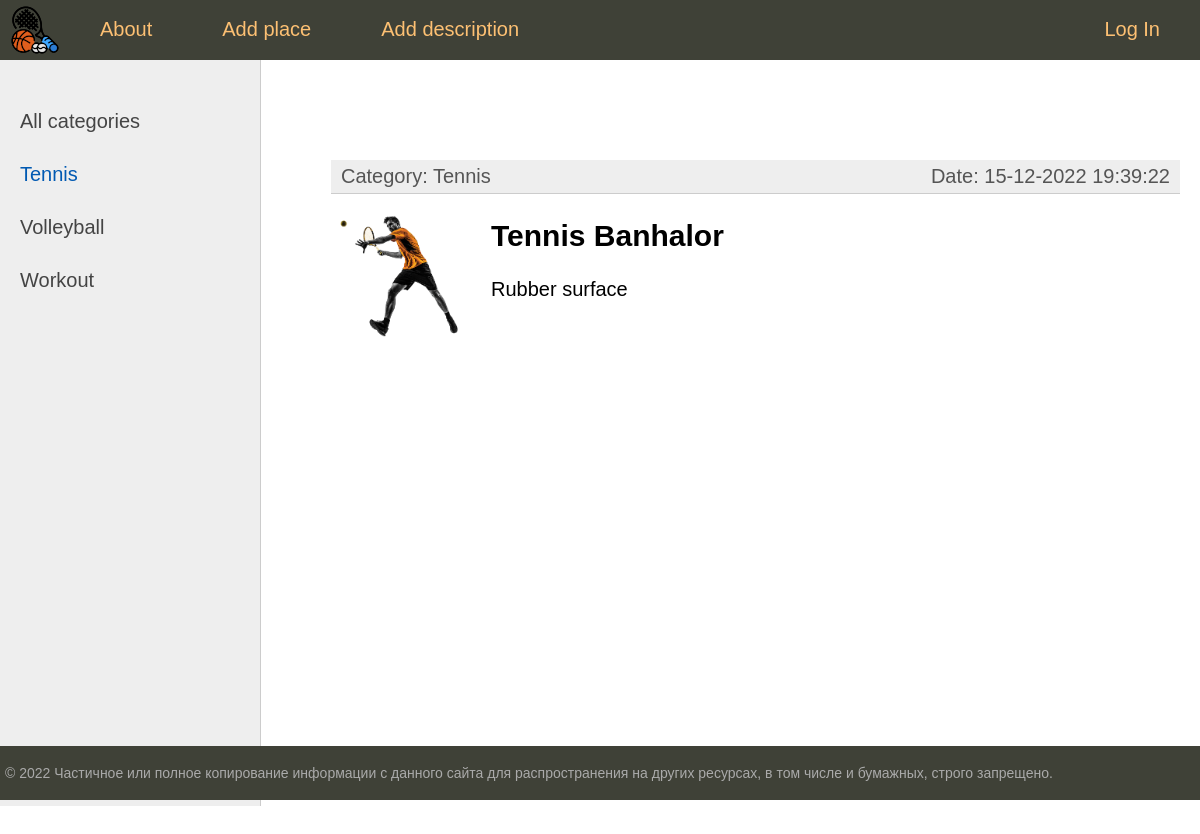
The app's page /place/tennis-banhalor/, older data.
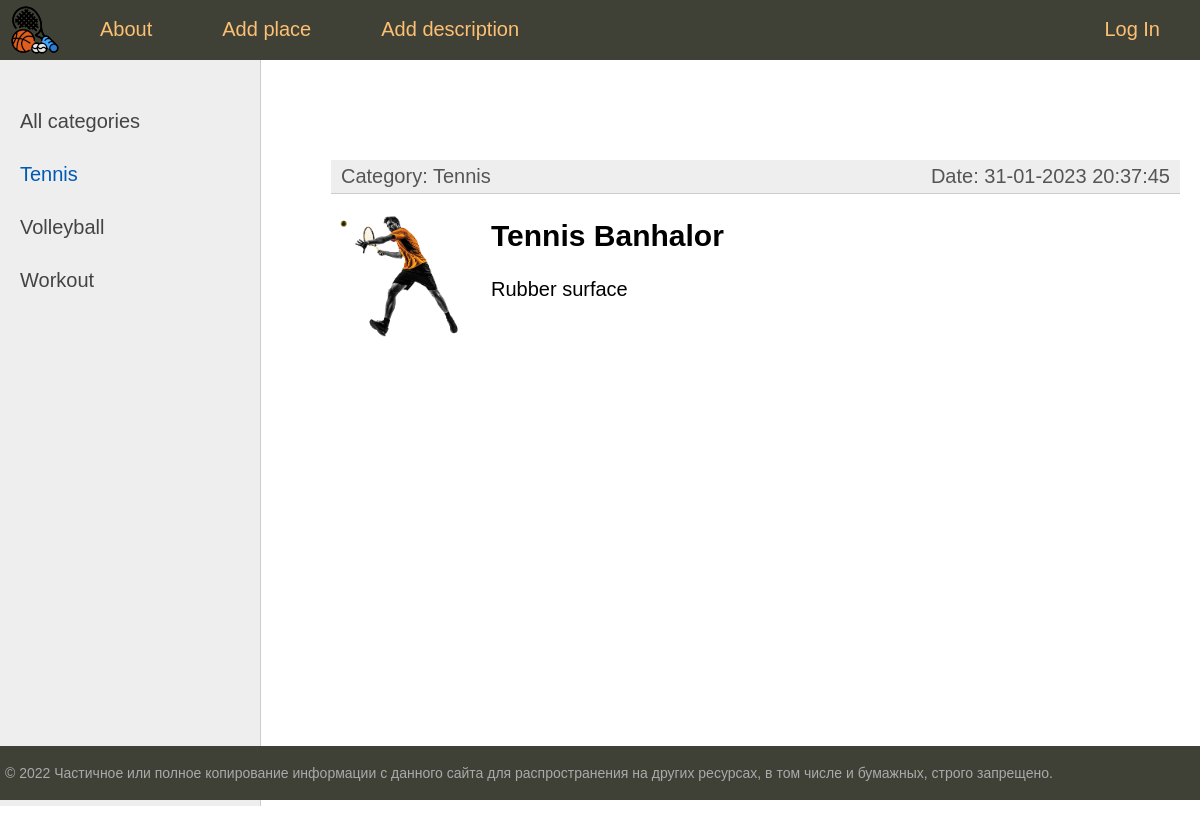
The same page, newer data.
### place/models.py (models this page shows, shortened)
class PlaceTitle(models.Model):
    title = models.CharField(max_length=255, unique=True)
    slug = models.SlugField(max_length=255, unique=True, db_index=True, verbose_name='URL')
    address = models.CharField(max_length=255)
    time_create = models.DateTimeField(auto_now_add=True)
    time_update = models.DateTimeField(auto_now=True)
    is_published = models.BooleanField(default=True)
    sport_category = models.ForeignKey(SportCategory, on_delete=models.CASCADE)
    def __str__(self):
        return self.title
    class Meta:
        verbose_name = 'place title'
        verbose_name_plural = 'place titles'
        ordering = ['time_create', 'title']

class Description(models.Model):
    description = models.TextField(blank=True, verbose_name='place description')
    photo = models.ImageField(upload_to='photos/%Y/%m/%d', blank=True)
    placetitle = models.OneToOneField(PlaceTitle, on_delete=models.CASCADE, primary_key=True, verbose_name='Place title')
    def __str__(self):
        return self.description
    class Meta:
        verbose_name = 'place description'
        verbose_name_plural = 'places descriptions'
        ordering = ['description', 'placetitle_id']

### place/views.py (the view)
# urls.py: path('place/<slug:place_slug>/', show_place, name='place'),
def show_place(request, place_slug):
    title = get_object_or_404(PlaceTitle, slug=place_slug)
    context = {
        'menu': menu,
        'cat_selected': title.sport_category.slug,
        'place_slug': place_slug,
        'title': title,
    }
    return render(request, 'place/place.html', context)

### place/models.py (called while the page is built)
    def __str__(self):
        return self.title

    def get_absolute_url(self):
        return reverse('sportcategory', kwargs={'cat_slug': self.slug})

### place/templatetags/place_tags.py (called while the page is built)
@register.inclusion_tag('place/list_categories.html')
def show_category(sort=None, cat_selected=0):
    if not sort:
        cats =  SportCategory.objects.all()
    else:
        cats =  SportCategory.objects.order_by(sort)
    return {"cats": cats, "cat_selected": cat_selected}

@register.simple_tag()
def get_categories_by_place(filter=None):
    if not filter:
        return SportCategory.objects.all()
    else:
        sport_category_id = PlaceTitle.objects.get(slug=filter).sport_category_id
        return SportCategory.objects.get(pk=sport_category_id)

### place/templates/place/place.html
{% extends 'place/base.html' %}
{% load place_tags %}
{% block content %}
<ul class="list-articles">
	{% get_categories_by_place filter=place_slug  as cat %}
		<li><div class="article-panel">
		<p class="first">Category: {{ cat }}</p>
		<p class="last">Date: {{ title.time_update|date:"d-m-Y H:i:s" }}</p>
		</div></li>
		{% if title.description.photo %}
		<p><img class="img-article-left thumb" src={{title.description.photo.url}}></p>
		{% endif %}
		<h2>{{ title }}</h2>
	<p class="description">{{ title.description|linebreaks }}</p>
</ul>
{% endblock %}

Row changes from the older to the newer data that the page shows:
changed PlaceTitle "Tennis Banhalor": time_update "15-12-2022 19:39:22" → "31-01-2023 20:37:45"
